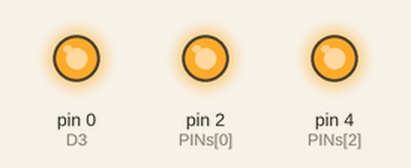
This sketch was run on a simulated Arduino Uno, built with avr-gcc and run on an emulated ATmega328P. Parts: output pins drawn as LEDs (lit = HIGH).

Above: at 0.2 s.
At 43.8 s:
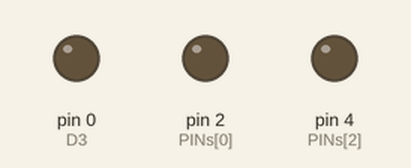
Timing chart, 0 to 89.2 s (numbered marks = the images above):
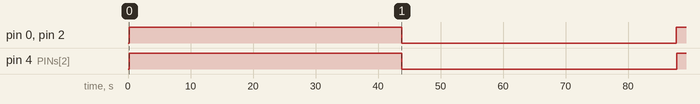

The sketch:

analog_fade_2.ino
```cpp
/*
this file led effect:
fade white
*/

#define D0 16
#define D1 5 // I2C Bus SCL (clock)
#define D2 4 // I2C Bus SDA (data)
#define D3 0
#define D4 2 // Same as "LED_BUILTIN", but inverted logic
#define D5 14 // SPI Bus SCK (clock)
#define D6 12 // SPI Bus MISO
#define D7 13 // SPI Bus MOSI
#define D8 15 // SPI Bus SS (CS)
#define D9 3 // RX0 (Serial console)
#define D10 1 // TX0 (Serial console)


const int PINs[3] = {D2, D3, D4};
int brightness = 0;
int fadeAmount = 5;

void setup() {
  // Serial.begin(9600);
  pinMode(PINs[0], OUTPUT);
  pinMode(PINs[1], OUTPUT);
  pinMode(PINs[2], OUTPUT);
}

void loop() {
  for (int i = 0; i < 3; i++) {
      brightness = brightness + fadeAmount;
      analogWrite(PINs[i], brightness);
  }

  if (brightness == 0 || brightness == 250) {
      fadeAmount = -fadeAmount;
  }
  // wait for 20 milliseconds to see the dimming effect
  // whole loop is 1.00 second .  -- i just want a round number
  delay(20);
}
```

Measured:
- by itself, pin 0 (D3), pin 2 (PINs[0]): LOW → HIGH at 0.16 s, → LOW 43.6 s later, → HIGH 43.9 s later
- by itself, pin 4 (PINs[2]): LOW → HIGH at 0.18 s, → LOW 43.6 s later, → HIGH 43.9 s later
